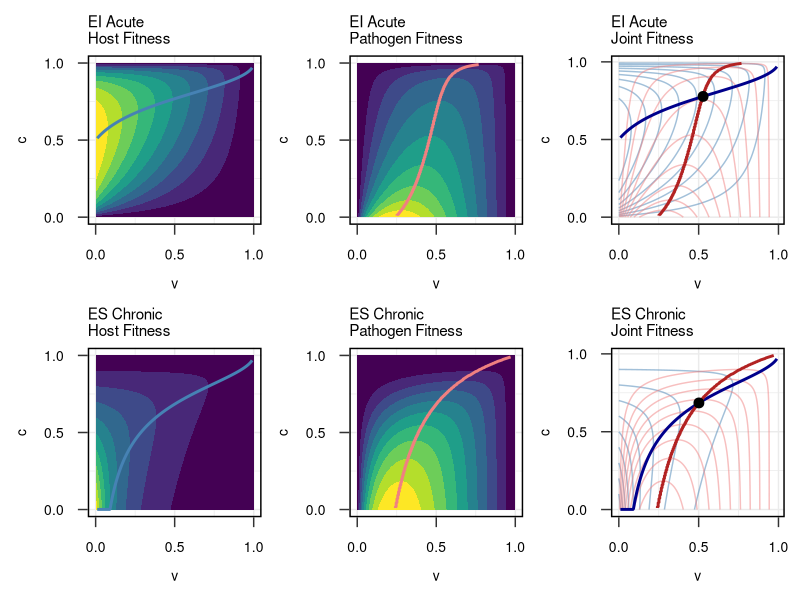
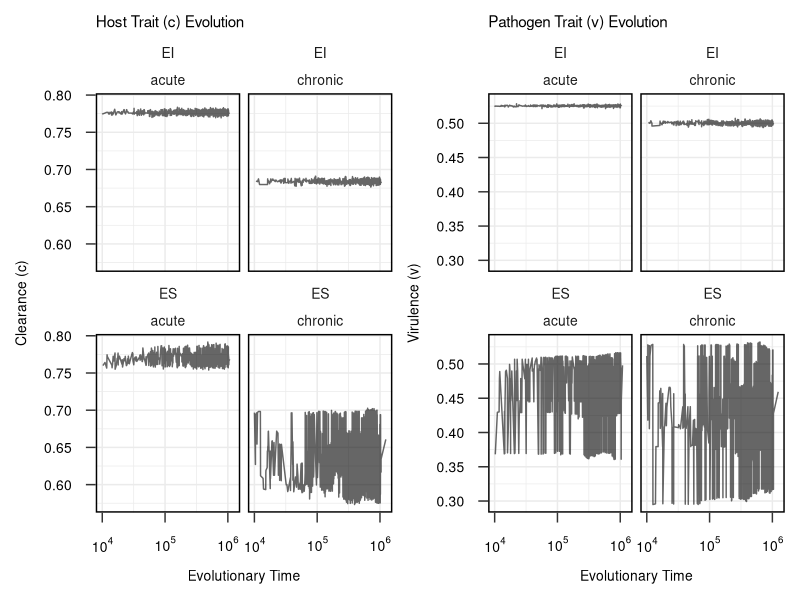
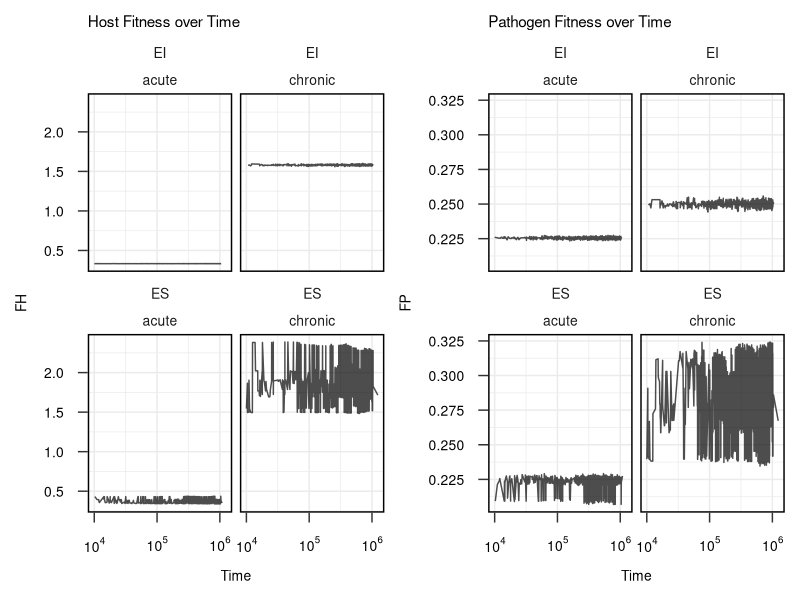
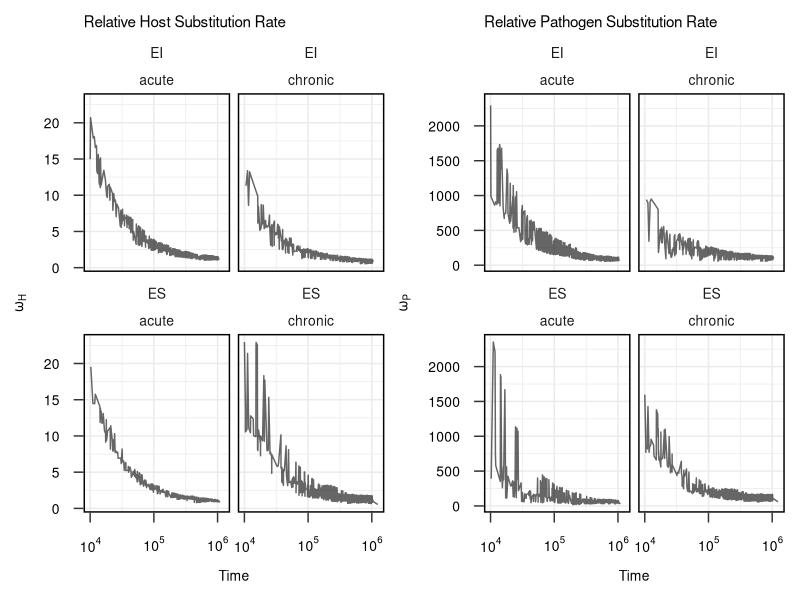
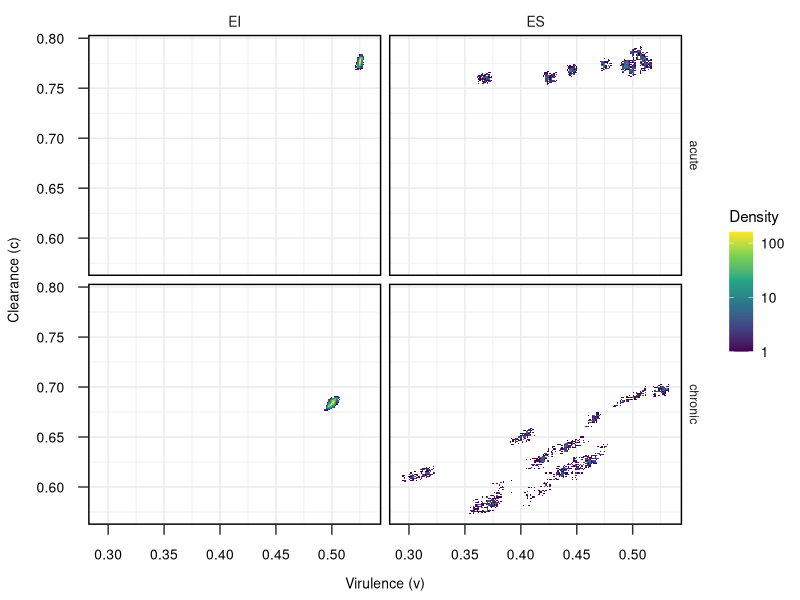
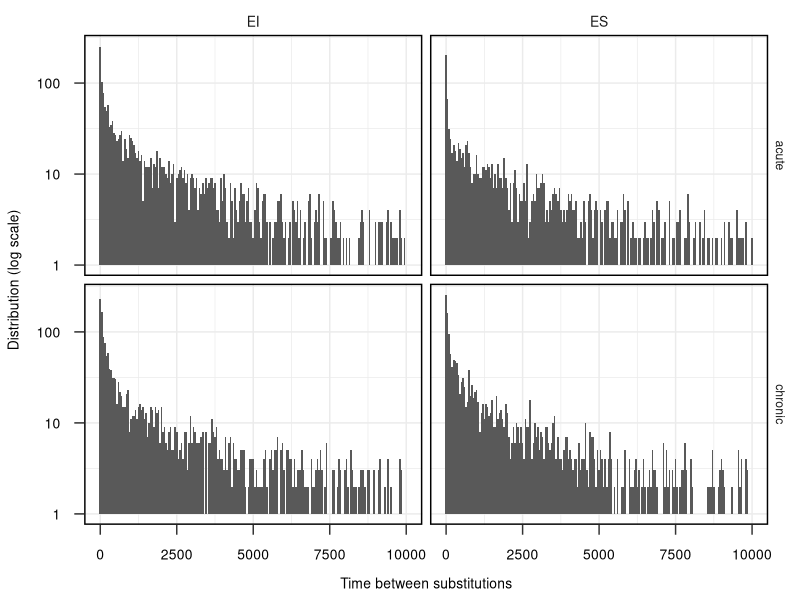

The R script that drew these images, in order:
## ---- chunk 1
library(tidyverse)
library(ggplot2)
library(patchwork)
library(pracma)
library(scales)

mytheme <- theme_bw() +
  theme(axis.ticks.length = unit(.25, "cm")) +
  theme(legend.text = element_text(size = 10)) +
  theme(axis.text = element_text(size = 10, color = "black"), axis.title = element_text(size = 10)) +
  theme(plot.title = element_text(size = 11))+
  theme(panel.border = element_rect(
    fill = NA, colour = "black",
    size = 1
  )) +
  theme(strip.text.x = element_text(size = 10), strip.background = element_blank()) +
  #theme(legend.title = element_blank()) +
  theme(panel.border = element_rect(
    fill = NA, colour = "black",
    linewidth = 1
  )) +
  theme(
    axis.text.x.top = element_blank(), axis.title.x.top = element_blank(),
    axis.text.y.right = element_blank(), axis.title.y.right = element_blank()
  ) +
  theme(
    axis.title.x = element_text(margin = margin(10, 0, 0)),
    axis.title.y = element_text(margin = margin(0, 10, 0, 0)),
    axis.text.x = element_text(margin = margin(10, 0, 0, 0)),
    axis.text.y = element_text(margin = margin(0, 10, 0, 0))
  )

theme_set(mytheme)

# Load all simulation results
df <- read.csv("results/all_simulations_replicates.csv")

# Remove burn-in time
#df_clean <- df %>% filter(time > 1000)

# Average across replicates (optionally include sd or se)
df_summary <- df %>%
  filter(time > 10000) %>% #burn in time 
  group_by(model, scenario, time) %>%
  summarise(
    c_mean = mean(c, na.rm = TRUE),
    v_mean = mean(v, na.rm = TRUE),
    f_H_mean = mean(f_H, na.rm = TRUE),
    f_P_mean = mean(f_P, na.rm = TRUE),
    omega_H = mean(omega_H, na.rm = TRUE),
    omega_P = mean(omega_P, na.rm = TRUE),
    dwell_time = mean(dwell_time, na.rm = TRUE),
    theta_c = mean(theta_c, na.rm = TRUE), 
    theta_v = mean(theta_v, na.rm = TRUE),
    .groups = "drop"
  )

## ---- chunk 2

# Core Parameters
beta <- 1
d_0 <- 0.1
m_c <- 0.1
m_v <- 1
epsilon <- 1e-4

c_vals <- seq(0, 1, length.out = 300)
v_vals <- seq(0, 1, length.out = 300)
grid <- expand.grid(c = c_vals, v = v_vals)


# Acute Functions (original paper)

d_acute <- function(c, v) {
  d_0 + m_c * (((1+epsilon) * c) / ((1+epsilon) - c)) + m_v * (((1+epsilon) * v )/ ((1+epsilon) - v))
}

r_acute <- function(v) v^beta

f_H_acute <- function(c, v) {
  d <- d_acute(c, v)
  c / (d + c)
}

f_P_acute <- function(c, v) {
  d <- d_acute(c, v)
  r <- r_acute(v)
  r / (d + c)
}

# Chronic Functions (original paper)
d_chronic <- function(c, v) {
  d_0 + m_c * (((1+epsilon) * c) / ((1+epsilon) - c)) + (1-c) * m_v * (((1+epsilon) * v )/ ((1+epsilon) - v))
}

r_chronic <- function(c,v) {
  v^beta * (1 - c)
}

f_H_chronic <- function(c, v) {
  1 / d_chronic(c, v)
}

f_P_chronic <- function(c, v) {
   r <- r_chronic(c, v)
   d <- d_chronic(c, v)
   r / d
}

# Evaluate fitness functions
grid <- grid %>%
  mutate(
    f_H_acute = mapply(f_H_acute, c, v),
    f_P_acute = mapply(f_P_acute, c, v),
    f_H_chronic = mapply(f_H_chronic, c, v),
    f_P_chronic = mapply(f_P_chronic, c, v),
    joint_fitness_acute = f_H_acute * f_P_acute,
    joint_fitness_chronic = f_H_chronic * f_P_chronic
  )

fmax_H_acute <- max(grid$f_H_acute)
fmax_P_acute <- max(grid$f_P_acute)
fmax_H_chronic <- max(grid$f_H_chronic)
fmax_P_chronic <- max(grid$f_P_chronic)

grid <- grid %>%
  mutate(
    f_H_acute = f_H_acute / fmax_H_acute,
    f_P_acute = f_P_acute / fmax_P_acute,
    f_H_chronic = f_H_chronic / fmax_H_chronic,
    f_P_chronic = f_P_chronic / fmax_P_chronic,
    joint_fitness_acute = f_H_acute * f_P_acute,
    joint_fitness_chronic = f_H_chronic * f_P_chronic
  )

# Optimal strategies
# Best Response Curves
v_vals <- seq(0.01, 0.99, length.out = 300)
c_vals <- seq(0.01, 0.99, length.out = 300)

opt_c_ac <- data.frame(
  v = v_vals,
  c = sapply(v_vals, function(v) optimize(function(c) -f_H_acute(c, v), c(1e-3, 0.99))$minimum)
)

# Evaluate over grid instead of optimize (more robust for flat/edge behavior)
opt_v_ac <- data.frame(
  c = c_vals,
  v = sapply(c_vals, function(c) {
    v_seq <- seq(0.01, 0.99, length.out = 200)
    f_vals <- sapply(v_seq, function(v) f_P_acute(c, v))
    v_seq[which.max(f_vals)]
  })
)

opt_c_cr <- data.frame(
  v = v_vals,
  c = sapply(v_vals, function(v) optimize(function(c) -f_H_chronic(c, v), c(1e-3, 0.99))$minimum)
)

opt_v_cr <- data.frame(
  c = c_vals,
  v = sapply(c_vals, function(c) {
    v_seq <- seq(0.01, 0.99, length.out = 200)
    f_vals <- sapply(v_seq, function(v) f_P_chronic(c, v))
    v_seq[which.max(f_vals)]
  })
)


# Nash Point (best overlap of host/pathogen response)
find_nash_brute_force <- function(host_df, path_df) {
  expand.grid(i = 1:nrow(host_df), j = 1:nrow(path_df)) %>%
    mutate(
      c_host = host_df$c[i],
      v_host = host_df$v[i],
      c_path = path_df$c[j],
      v_path = path_df$v[j],
      dist = sqrt((c_host - c_path)^2 + (v_host - v_path)^2)
    ) %>%
    arrange(dist) %>%
    slice(1) %>%
    transmute(v = v_host, c = c_host)
}

# Acute
opt_joint_acute <- find_nash_brute_force(opt_c_ac, opt_v_ac)

# Chronic
opt_joint_chronic <- find_nash_brute_force(opt_c_cr, opt_v_cr)

# PLOTS 

A <- ggplot(grid, aes(x = v, y = c, z = f_H_acute)) +
  geom_contour_filled() +
  geom_line(data = opt_c_ac, aes(x = v, y = c), color = "steelblue", size = 1, inherit.aes = FALSE) +
  labs(title = "EI Acute \nHost Fitness", x = "v", y = "c") +
  theme(legend.position = "none") +
  scale_x_continuous(breaks = c(0, 0.5, 1)) +
  scale_y_continuous(breaks = c(0, 0.5, 1))


B <- ggplot(grid, aes(x = v, y = c, z = f_P_acute)) +
  geom_contour_filled() +
  geom_line(data = opt_v_ac, aes(x = v, y = c), color = "lightcoral", size = 1, inherit.aes = FALSE) +
  labs(title = "EI Acute \nPathogen Fitness", x = "v", y = "c") +
  theme(legend.position = "none") +
  scale_x_continuous(breaks = c(0, 0.5, 1)) +
  scale_y_continuous(breaks = c(0, 0.5, 1))


C <- ggplot(grid, aes(x = v, y = c, z = joint_fitness_acute)) +
  geom_contour(aes(z = f_H_acute), bins = 10, color = "steelblue", alpha = 0.5) +
  geom_contour(aes(z = f_P_acute), bins = 10, color = "lightcoral", alpha = 0.5) +
  geom_line(data = opt_c_ac, aes(x = v, y = c), color = "darkblue", inherit.aes = FALSE, size = 1, size = 1) +
  geom_line(data = opt_v_ac, aes(x = v, y = c), color = "firebrick", inherit.aes = FALSE, size = 1) +
  geom_point(data = opt_joint_acute, aes(x = v, y = c), color = "black", size = 3, inherit.aes = FALSE) +
  labs(title = "EI Acute \nJoint Fitness", x = "v", y = "c") +
  theme(legend.position = "none") +
  scale_x_continuous(breaks = c(0, 0.5, 1)) +
  scale_y_continuous(breaks = c(0, 0.5, 1))


D <- ggplot(grid, aes(x = v, y = c, z = f_H_chronic)) +
  geom_contour_filled() +
  geom_line(data = opt_c_cr, aes(x = v, y = c), color = "steelblue", size = 1, inherit.aes = FALSE) +
  labs(title = "ES Chronic \nHost Fitness", x = "v", y = "c") +
  theme(legend.position = "none") +
  scale_x_continuous(breaks = c(0, 0.5, 1)) +
  scale_y_continuous(breaks = c(0, 0.5, 1))


E <- ggplot(grid, aes(x = v, y = c, z = f_P_chronic)) +
  geom_contour_filled() +
  geom_line(data = opt_v_cr, aes(x = v, y = c), color = "lightcoral", size = 1, inherit.aes = FALSE) +
  labs(title = "ES Chronic \nPathogen Fitness", x = "v", y = "c") +
  theme(legend.position = "none") +
  scale_x_continuous(breaks = c(0, 0.5, 1)) +
  scale_y_continuous(breaks = c(0, 0.5, 1))


F <- ggplot(grid, aes(x = v, y = c, z = joint_fitness_chronic)) +
  geom_contour(aes(z = f_H_chronic), bins = 10, color = "steelblue", alpha = 0.5) +
  geom_contour(aes(z = f_P_chronic), bins = 10, color = "lightcoral", alpha = 0.5) +
  geom_line(data = opt_c_cr, aes(x = v, y = c), color = "darkblue", inherit.aes = FALSE, size = 1) +
  geom_line(data = opt_v_cr, aes(x = v, y = c), color = "firebrick", inherit.aes = FALSE, size = 1) +
  geom_point(data = opt_joint_chronic, aes(x = v, y = c), color = "black", size = 3, inherit.aes = FALSE) +
  labs(title = "ES Chronic \nJoint Fitness", x = "v", y = "c") +
  theme(legend.position = "none") +
  scale_x_continuous(breaks = c(0, 0.5, 1)) +
  scale_y_continuous(breaks = c(0, 0.5, 1))


# Compose grid
(A + B + C) / (D + E + F)

## ---- chunk 3

th <- ggplot(df_summary, aes(x = time, y = c_mean)) +
  geom_line(alpha = 0.6) +
  facet_wrap(model ~ scenario ) +
  labs(title = "Host Trait (c) Evolution", y = "Clearance (c)", x = "Evolutionary Time")+
  #scale_color_manual(values = c("darkblue", "firebrick"))+
  scale_x_log10(labels = trans_format("log10", math_format(10^.x)))

tp <- ggplot(df_summary, aes(x = time, y = v_mean)) +
  geom_line(alpha = 0.6) +
  facet_wrap(model ~ scenario) +
  labs(title = "Pathogen Trait (v) Evolution", y = "Virulence (v)", x = "Evolutionary Time")+
  #scale_color_manual(values = c("darkblue", "firebrick"))+
  scale_x_log10(labels = trans_format("log10", math_format(10^.x)))

th+tp
## ---- chunk 4

fh <- ggplot(df_summary, aes(x = time, y = f_H_mean)) +
  geom_line(alpha = 0.7) +
  facet_wrap(model ~ scenario) +
  labs(title = "Host Fitness over Time", y = "FH", x = "Time")+
  #scale_color_manual(values = c("darkblue", "firebrick"))+
 scale_x_log10(labels = trans_format("log10", math_format(10^.x)))

fp <- ggplot(df_summary, aes(x = time, y = f_P_mean)) +
  geom_line(alpha = 0.7) +
  facet_wrap(model  ~ scenario) +
  labs(title = "Pathogen Fitness over Time", y = "FP", x = "Time")+
  #scale_color_manual(values = c("darkblue", "firebrick"))+
  scale_x_log10(labels = trans_format("log10", math_format(10^.x))) 

fh+fp
## ---- chunk 5
sh <- ggplot(df_summary, aes(x = time, y = omega_H)) +
  geom_line(alpha = 0.6) +
  facet_wrap(model ~ scenario) +
  labs(title = "Relative Host Substitution Rate", y = expression(omega[H]), x = "Time")+
  #scale_color_manual(values = c("darkblue", "#ab3329"))+
  scale_x_log10(labels = trans_format("log10", math_format(10^.x)))

sp <- ggplot(df_summary, aes(x = time, y = omega_P)) +
  geom_line(alpha = 0.6) +
  facet_wrap(model ~ scenario) +
  labs(title = "Relative Pathogen Substitution Rate", y = expression(omega[P]), x = "Time")+
  #scale_color_manual(values = c("darkblue", "#ab3329"))+
  scale_x_log10(labels = trans_format("log10", math_format(10^.x)))

sh+sp
## ---- chunk 6

ggplot(df_summary, aes(x = v_mean, y = c_mean)) +
  stat_bin2d(bins = 200) +
  scale_fill_viridis_c(trans = "log10", name = "Density") +
  facet_grid(scenario ~ model) +
  labs(x = "Virulence (v)", y = "Clearance (c)")

## ---- chunk 7

dwell_times <- df %>%
  filter(dwell_time > 0, dwell_time < 1e+04)

ggplot(dwell_times, aes(x = dwell_time)) +
  geom_histogram(binwidth = 50) +
  facet_grid(scenario ~ model)+
  labs(x = "Time between substitutions", y = "Distribution (log scale)") +
  scale_y_log10()

